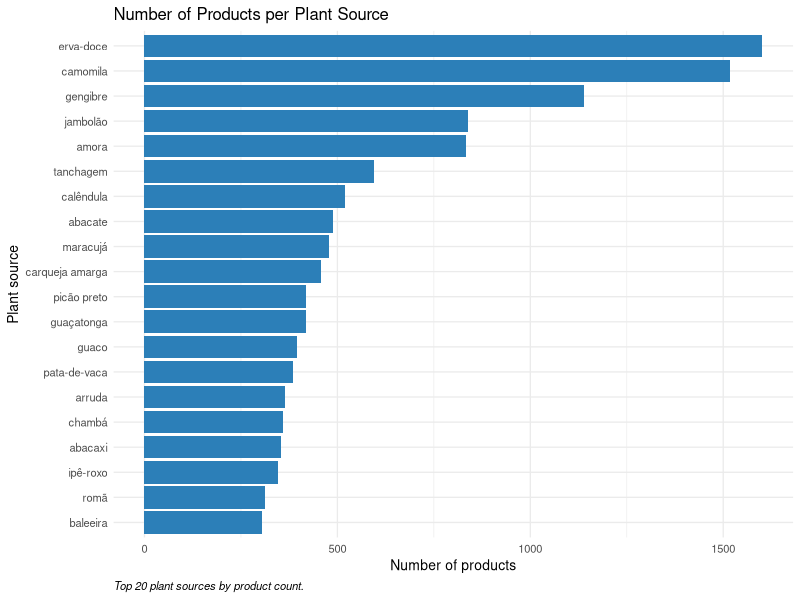
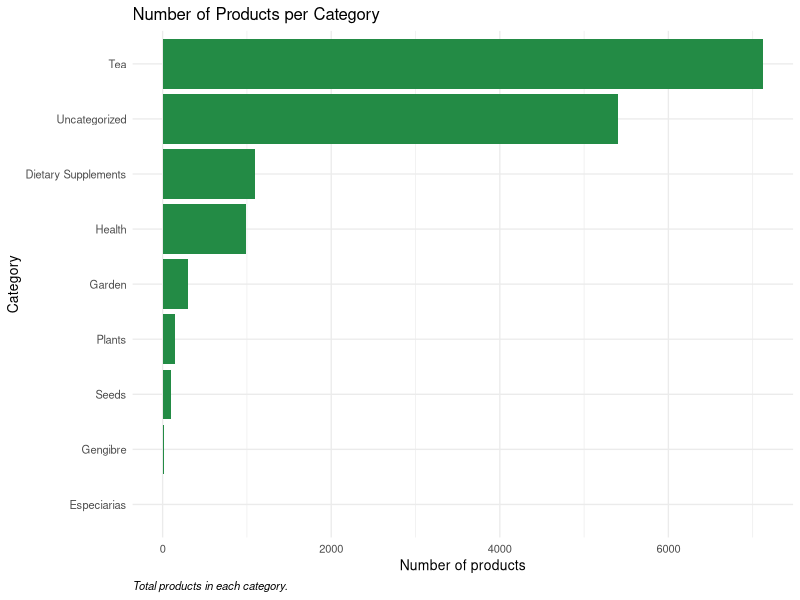
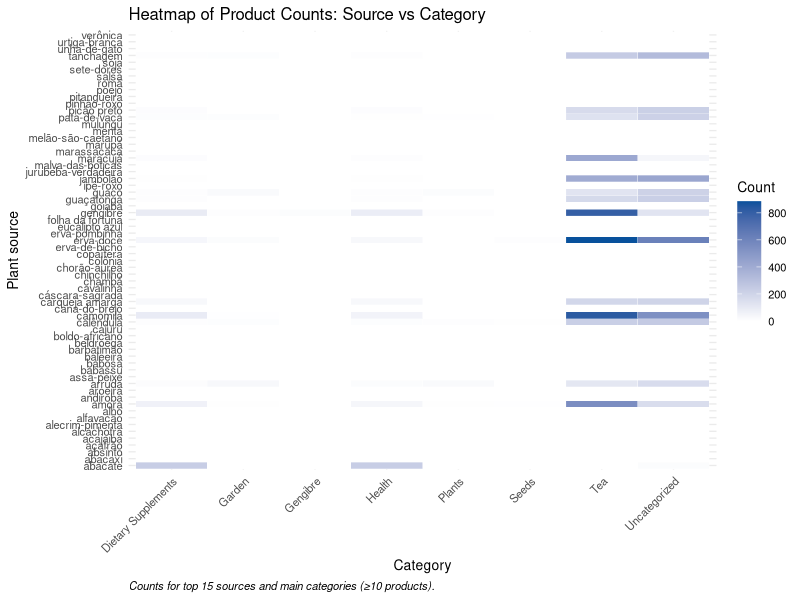
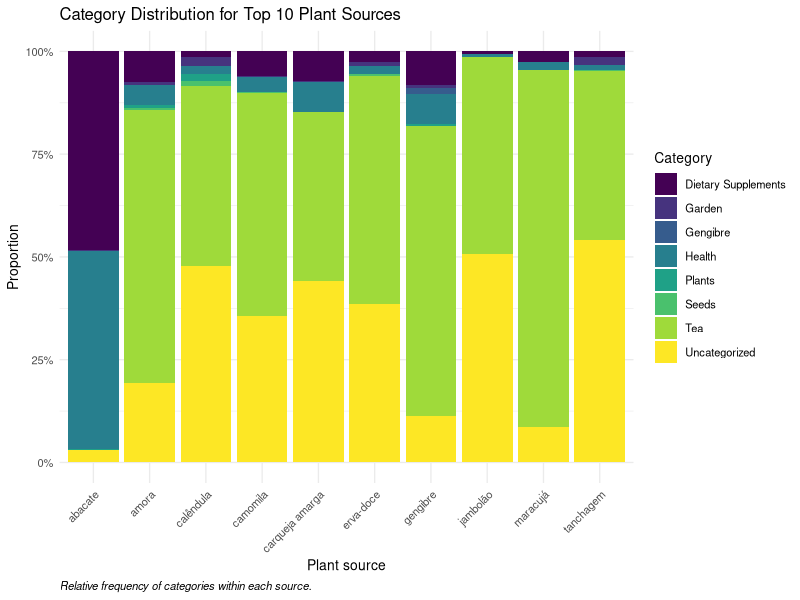
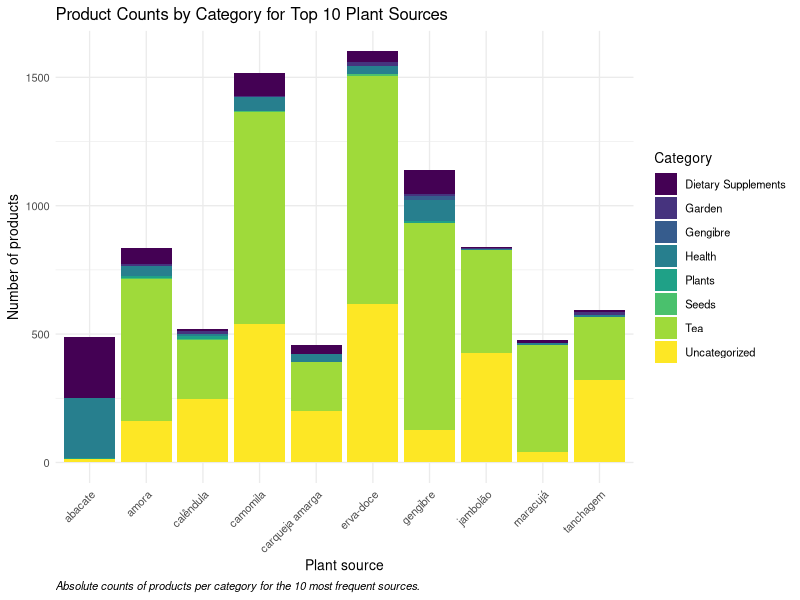

Generate these figures, in order, with R:
# =============================================================================
# exploratory/ml_exploratory_plots.R
# Purpose : exploratory descriptive plots of the unified Mercado Livre listings
#           (not used for the manuscript figures, see 05_manuscript_figures.R).
#           NOTE: no deduplication by (source, ID) is applied here, unlike the manuscript analyses.
# Input   : data/processed/ml_unified_listings.csv (script 04b)
# Output  : outputs/exploratory/figures and outputs/exploratory/tables
# Run from the repository root.
# =============================================================================

# Load packages
library(ggplot2)
library(dplyr)
library(tidyr)
library(forcats)
library(viridis)

OUT_FIG <- file.path("outputs", "exploratory", "figures")
OUT_TAB <- file.path("outputs", "exploratory", "tables")
dir.create(OUT_FIG, recursive = TRUE, showWarnings = FALSE)
dir.create(OUT_TAB, recursive = TRUE, showWarnings = FALSE)

# Read the CSV file
dados <- read.csv(file.path("data", "processed", "ml_unified_listings.csv"), stringsAsFactors = FALSE)

# Initial cleaning
# Standardise categories (the grepl patterns match the original Portuguese category names of Mercado Livre)
dados$CATEGORY <- trimws(dados$CATEGORY)
dados <- dados %>%
  mutate(CATEGORY = case_when(
    grepl("Saude", CATEGORY, ignore.case = TRUE) ~ "Health",
    grepl("Suplementos Alimentares", CATEGORY) ~ "Dietary Supplements",
    grepl("Cha", CATEGORY) ~ "Tea",
    grepl("Plantas", CATEGORY) ~ "Plants",
    grepl("Jardim", CATEGORY) ~ "Garden",
    grepl("Sementes", CATEGORY) ~ "Seeds",
    grepl("Sem Categoria", CATEGORY) ~ "Uncategorized",
    TRUE ~ CATEGORY
  ))

# Make sure source is a factor
dados$source <- as.factor(dados$source)

# If Is_Medicinal exists, convert it to logical (TRUE/FALSE)
if("Is_Medicinal" %in% colnames(dados)) {
  dados$Is_Medicinal <- as.logical(dados$Is_Medicinal)
}

# ----------------------------------------------------------------------
# Plot 1: Top 20 sources by number of products
top_sources <- dados %>%
  group_by(source) %>%
  summarise(count = n()) %>%
  arrange(desc(count)) %>%
  slice_head(n = 20)

# Save table
write.csv(top_sources, file.path(OUT_TAB, "table1_top_sources.csv"), row.names = FALSE)

p1 <- ggplot(top_sources, aes(x = count, y = fct_reorder(source, count))) +
  geom_col(fill = "#2c7fb8") +
  labs(
    title = "Number of Products per Plant Source",
    x = "Number of products",
    y = "Plant source",
    caption = "Top 20 plant sources by product count."
  ) +
  theme_minimal(base_size = 10) +
  theme(plot.caption = element_text(hjust = 0, face = "italic"))

ggsave(file.path(OUT_FIG, "fig1_top_sources.png"), p1, width = 12, height = 10, units = "cm", dpi = 300)

# ----------------------------------------------------------------------
# Plot 2: Number of products per category
cat_counts <- dados %>%
  group_by(CATEGORY) %>%
  summarise(count = n()) %>%
  arrange(desc(count))

write.csv(cat_counts, file.path(OUT_TAB, "table2_category_counts.csv"), row.names = FALSE)

p2 <- ggplot(cat_counts, aes(x = count, y = fct_reorder(CATEGORY, count))) +
  geom_col(fill = "#238b45") +
  labs(
    title = "Number of Products per Category",
    x = "Number of products",
    y = "Category",
    caption = "Total products in each category."
  ) +
  theme_minimal(base_size = 10) +
  theme(plot.caption = element_text(hjust = 0, face = "italic"))

ggsave(file.path(OUT_FIG, "fig2_category_counts.png"), p2, width = 12, height = 8, units = "cm", dpi = 300)

# ----------------------------------------------------------------------
# Plot 3: Heatmap of counts, source x category (top 15 sources and main categories)
top15_sources <- dados %>%
  group_by(source) %>%
  summarise(n = n()) %>%
  top_n(15, n) %>%
  pull(source)

main_cats <- dados %>%
  group_by(CATEGORY) %>%
  summarise(n = n()) %>%
  filter(n >= 10) %>%
  pull(CATEGORY)

heat_data <- dados %>%
  filter(source %in% top15_sources, CATEGORY %in% main_cats) %>%
  group_by(source, CATEGORY) %>%
  summarise(count = n(), .groups = "drop") %>%
  complete(source, CATEGORY, fill = list(count = 0))

write.csv(heat_data, file.path(OUT_TAB, "table3_heatmap_source_category.csv"), row.names = FALSE)

p3 <- ggplot(heat_data, aes(x = CATEGORY, y = source, fill = count)) +
  geom_tile(color = "white") +
  scale_fill_gradient(low = "white", high = "#08519c", name = "Count") +
  labs(
    title = "Heatmap of Product Counts: Source vs Category",
    x = "Category",
    y = "Plant source",
    caption = "Counts for top 15 sources and main categories (≥10 products)."
  ) +
  theme_minimal(base_size = 10) +
  theme(axis.text.x = element_text(angle = 45, hjust = 1),
        plot.caption = element_text(hjust = 0, face = "italic"))

ggsave(file.path(OUT_FIG, "fig3_heatmap_source_category.png"), p3, width = 14, height = 12, units = "cm", dpi = 300)

# ----------------------------------------------------------------------
# Plot 4: Top 10 sources with the highest proportion of medicinal products (if the column exists)
if("Is_Medicinal" %in% colnames(dados) && any(!is.na(dados$Is_Medicinal))) {
  # Proportion of medicinal products per source (sources with at least 5 products)
  medicinal_prop <- dados %>%
    group_by(source) %>%
    summarise(
      total = n(),
      medicinal = sum(Is_Medicinal, na.rm = TRUE),
      prop = medicinal / total
    ) %>%
    filter(total >= 5) %>%
    arrange(desc(prop)) %>%
    slice_head(n = 10)
  
  write.csv(medicinal_prop, file.path(OUT_TAB, "table4_top_medicinal_sources.csv"), row.names = FALSE)
  
  p4 <- ggplot(medicinal_prop, aes(x = prop, y = fct_reorder(source, prop))) +
    geom_col(fill = "#d95f0e") +
    scale_x_continuous(labels = scales::percent) +
    labs(
      title = "Proportion of Medicinal Products per Source",
      x = "Proportion of medicinal products",
      y = "Plant source",
      caption = "Top 10 sources with highest proportion of medicinal products (≥5 products total)."
    ) +
    theme_minimal(base_size = 10) +
    theme(plot.caption = element_text(hjust = 0, face = "italic"))
  
  ggsave(file.path(OUT_FIG, "fig4_medicinal_proportion.png"), p4, width = 12, height = 10, units = "cm", dpi = 300)
} else {
  # If there are no medicinal data, plot the category distribution for the top 10 sources instead
  top10_sources <- dados %>%
    group_by(source) %>%
    summarise(total = n()) %>%
    top_n(10, total) %>%
    pull(source)
  
  stack_data <- dados %>%
    filter(source %in% top10_sources) %>%
    group_by(source, CATEGORY) %>%
    summarise(count = n(), .groups = "drop") %>%
    group_by(source) %>%
    mutate(prop = count / sum(count))
  
  write.csv(stack_data, file.path(OUT_TAB, "table4_category_distribution_top10.csv"), row.names = FALSE)
  
  p4 <- ggplot(stack_data, aes(x = source, y = prop, fill = CATEGORY)) +
    geom_col(position = "fill") +
    scale_y_continuous(labels = scales::percent) +
    scale_fill_viridis_d() +
    labs(
      title = "Category Distribution for Top 10 Plant Sources",
      x = "Plant source",
      y = "Proportion",
      fill = "Category",
      caption = "Relative frequency of categories within each source."
    ) +
    theme_minimal(base_size = 10) +
    theme(axis.text.x = element_text(angle = 45, hjust = 1),
          plot.caption = element_text(hjust = 0, face = "italic"))
  
  ggsave(file.path(OUT_FIG, "fig4_category_distribution.png"), p4, width = 14, height = 10, units = "cm", dpi = 300)
}

# ----------------------------------------------------------------------
# Plot 5: Number of products by source and category (stacked bars, top 10 sources)
# (stack_data was computed above; here absolute values are used)
top10_sources <- dados %>%
  group_by(source) %>%
  summarise(total = n()) %>%
  top_n(10, total) %>%
  pull(source)

stack_abs <- dados %>%
  filter(source %in% top10_sources) %>%
  group_by(source, CATEGORY) %>%
  summarise(count = n(), .groups = "drop")

write.csv(stack_abs, file.path(OUT_TAB, "table5_absolute_category_by_source.csv"), row.names = FALSE)

p5 <- ggplot(stack_abs, aes(x = source, y = count, fill = CATEGORY)) +
  geom_col(position = "stack") +
  scale_fill_viridis_d() +
  labs(
    title = "Product Counts by Category for Top 10 Plant Sources",
    x = "Plant source",
    y = "Number of products",
    fill = "Category",
    caption = "Absolute counts of products per category for the 10 most frequent sources."
  ) +
  theme_minimal(base_size = 10) +
  theme(axis.text.x = element_text(angle = 45, hjust = 1),
        plot.caption = element_text(hjust = 0, face = "italic"))

ggsave(file.path(OUT_FIG, "fig5_absolute_category_by_source.png"), p5, width = 14, height = 10, units = "cm", dpi = 300)

cat("Plots and tables generated successfully!\n")
